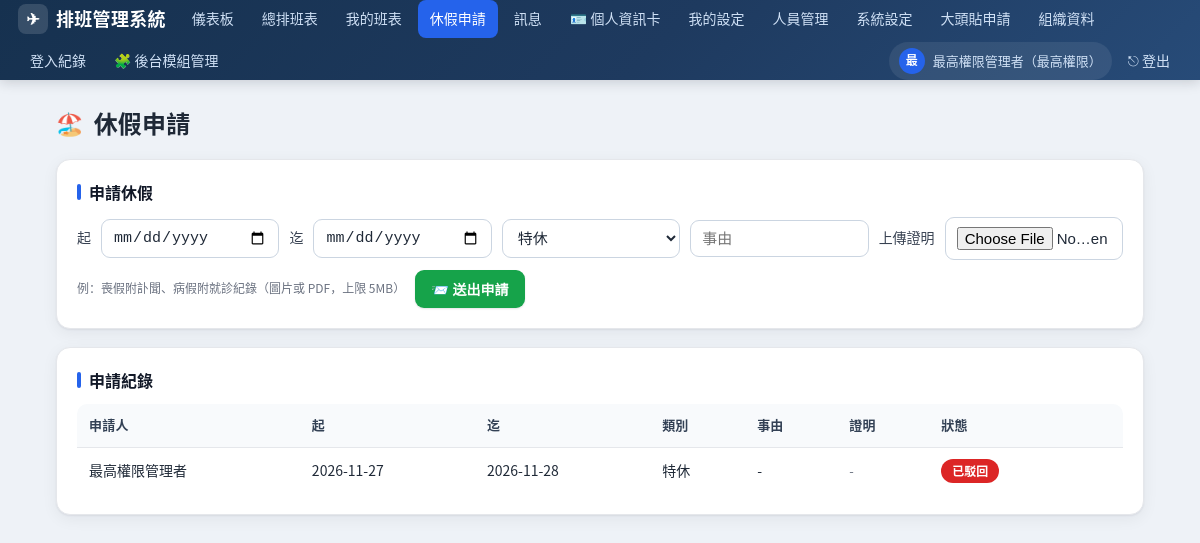
Screenshot of /leave (signed in) with the database file from the repository.
### tables this page shows
CREATE TABLE settings (
    key TEXT PRIMARY KEY,
    value TEXT
);

CREATE TABLE users (
    id INTEGER PRIMARY KEY AUTOINCREMENT,
    username TEXT UNIQUE NOT NULL,
    password_hash TEXT NOT NULL,
    full_name TEXT NOT NULL,
    role TEXT NOT NULL CHECK(role IN ('superadmin','admin','staff')),
    employee_no TEXT,
    department TEXT,
    active INTEGER DEFAULT 1,
    created_at TEXT DEFAULT (datetime('now'))
, unit TEXT, duty TEXT, job_title TEXT, hire_date TEXT, avatar TEXT, avatar_unlocked INTEGER DEFAULT 0, avatar_pending INTEGER DEFAULT 0);

CREATE TABLE leave_requests (
    id INTEGER PRIMARY KEY AUTOINCREMENT,
    user_id INTEGER NOT NULL REFERENCES users(id),
    start_date TEXT NOT NULL,
    end_date TEXT NOT NULL,
    leave_type TEXT NOT NULL,
    reason TEXT,
    status TEXT DEFAULT 'pending' CHECK(status IN ('pending','approved','rejected')),
    reviewed_by INTEGER REFERENCES users(id),
    reviewed_at TEXT,
    created_at TEXT DEFAULT (datetime('now'))
, attachment TEXT);

### app.py (the view)
@app.route("/leave")
@login_required()
def leave():
    db = get_db()
    if session["role"] in ("admin", "superadmin"):
        rows = db.execute(
            """SELECT l.*, u.full_name FROM leave_requests l
               JOIN users u ON u.id=l.user_id ORDER BY l.created_at DESC""").fetchall()
    else:
        rows = db.execute(
            """SELECT l.*, u.full_name FROM leave_requests l
               JOIN users u ON u.id=l.user_id WHERE l.user_id=? ORDER BY l.created_at DESC""",
            (session["user_id"],)).fetchall()
    db.close()
    return render_template("leave.html", leaves=rows)

### app.py (called while the page is built)
def login_required(role=None):
    def deco(fn):
        @wraps(fn)
        def wrapper(*a, **kw):
            if "user_id" not in session:
                return redirect(url_for("login"))
            if role:
                allowed = role if isinstance(role, (list, tuple)) else [role]
                if session.get("role") not in allowed:
                    flash(t("need_admin", session.get("lang", "zh")), "warning")
                    return redirect(url_for("index"))
            return fn(*a, **kw)
        return wrapper
    return deco

@app.before_request
def _ensure_db():
    if not hasattr(app, "_db_ready"):
        init_db()
        app._db_ready = True

### i18n.py (called while the page is built)
def t(key, lang="zh"):
    entry = I18N.get(key)
    if not entry:
        return key
    return entry.get(lang) or entry.get("zh") or key

### models.py (called while the page is built)
def get_db():
    conn = sqlite3.connect(DB_PATH)
    conn.row_factory = sqlite3.Row
    conn.execute("PRAGMA foreign_keys = ON")
    return conn

def get_setting(key, default=None):
    conn = get_db()
    row = conn.execute("SELECT value FROM settings WHERE key=?", (key,)).fetchone()
    conn.close()
    return row["value"] if row else default

def get_module_names():
    result = {}
    for key, default in MODULE_LABELS.items():
        result[key] = get_setting("module_name:" + key, default)
    return result

### templates/leave.html (shortened to what this page needs)
{% extends "base.html" %}
{% block content %}
<div class="page-head"><h1><span class="ico">🏖️</span>{{ T('leave') }}</h1></div>
<div class="card">
  <h2>{{ T('apply_leave') }}</h2>
  <form method="post" action="{{ url_for('leave_apply') }}" enctype="multipart/form-data" class="form-row">
    <label>{{ T('from') }}</label><input type="date" name="start_date" required>
    <label>{{ T('to') }}</label><input type="date" name="end_date" required>
    <select name="leave_type">
      <option value="特休">{{ T('lt_special') }}</option>
    </select>
    <input name="reason" placeholder="{{ T('reason') }}">
    <label>{{ T('upload_proof') }}</label>
    <input type="file" name="attachment" accept=".png,.jpg,.jpeg,.gif,.webp,.pdf">
    <span class="muted" style="font-size:12px;">{{ T('proof_hint') }}</span>
    <button class="btn btn-green" type="submit">📨 {{ T('submit') }}</button>
  </form>
</div>
<div class="card">
  <h2>{{ T('records') }}</h2>
  <div class="table-wrap">
  <table>
    <thead><tr><th>{{ T('applicant') }}</th><th>{{ T('from') }}</th><th>{{ T('to') }}</th><th>{{ T('leave_type') }}</th><th>{{ T('reason') }}</th><th>{{ T('proof') }}</th><th>{{ T('status') }}</th><th></th></tr></thead>
    <tbody>
    {% for l in leaves %}
    <tr>
      <td>{{ l.full_name }}</td>
      <td>{{ l.start_date }}</td>
      <td>{{ l.end_date }}</td>
      <td>{{ l.leave_type }}</td>
      <td>{{ l.reason or '-' }}</td>
      <td>
        {% if l.attachment %}
        <a href="{{ url_for('leave_attachment', fname=l.attachment) }}" target="_blank" class="btn btn-blue btn-sm">📎 {{ T('view_proof') }}</a>
        {% else %}<span class="muted">-</span>{% endif %}
      </td>
      <td>
        {% if l.status=='pending' %}<span class="badge" style="background:#f59e0b">{{ T('lv_pending') }}</span>
        {% elif l.status=='approved' %}<span class="badge" style="background:#16a34a">{{ T('lv_approved') }}</span>
        {% else %}<span class="badge" style="background:#dc2626">{{ T('lv_rejected') }}</span>{% endif %}
      </td>
      <td style="white-space:nowrap;">
      </td>
    </tr>
    {% endfor %}
    </tbody>
  </table>
  </div>
</div>
{% endblock %}

### templates/base.html (shortened to what this page needs)
<!doctype html>
<html lang="{{ lang }}">
<head>
</head>
<body>
  <nav>
    <span class="brand"><span class="logo">✈</span>{{ site_name }}</span>
    {% set ep = request.endpoint or '' %}
    <a class="navlink {{ 'active' if ep=='index' }}" href="{{ url_for('index') }}">{{ module_names['nav_dashboard'] }}</a>
    <a class="navlink {{ 'active' if ep=='schedule' }}" href="{{ url_for('schedule') }}">{{ module_names['nav_schedule'] }}</a>
    <a class="navlink {{ 'active' if ep=='my_schedule' }}" href="{{ url_for('my_schedule') }}">{{ module_names['nav_mine'] }}</a>
    <a class="navlink {{ 'active' if ep in ('leave','leave_apply','leave_review') }}" href="{{ url_for('leave') }}">{{ module_names['nav_leave'] }}</a>
    <a class="navlink {{ 'active' if ep in ('messages','messages_send','messages_read') }}" href="{{ url_for('messages') }}">{{ module_names['nav_messages'] }}{% if unread_count %}<span class="badge">{{ unread_count }}</span>{% endif %}</a>
    <a class="navlink {{ 'active' if ep in ('profile',) }}" href="{{ url_for('profile') }}">🪪 {{ module_names['nav_profile'] }}</a>
    <a class="navlink {{ 'active' if ep=='my_settings' }}" href="{{ url_for('my_settings') }}">{{ module_names['nav_my_settings'] }}</a>
    {% if is_admin %}
      <a class="navlink {{ 'active' if ep in ('users','users_add','users_toggle','users_reset_pw','users_set_role') }}" href="{{ url_for('users') }}">{{ module_names['nav_users'] }}</a>
      <a class="navlink {{ 'active' if ep=='settings' }}" href="{{ url_for('settings') }}">{{ module_names['nav_settings'] }}</a>
      <a class="navlink {{ 'active' if ep in ('avatar_requests','avatar_review') }}" href="{{ url_for('avatar_requests') }}">{{ T('avatar_requests') }}</a>
    {% endif %}
    {% if is_super %}
      <a class="navlink {{ 'active' if ep in ('org','org_add','org_delete') }}" href="{{ url_for('org') }}">{{ T('org_data') }}</a>
      <a class="navlink {{ 'active' if ep=='login_logs' }}" href="{{ url_for('login_logs') }}">{{ module_names['nav_logs'] }}</a>
      <a class="navlink {{ 'active' if ep in ('admin_modules',) }}" href="{{ url_for('admin_modules') }}">🧩 {{ T('nav_modules') }}</a>
    {% endif %}
    <a class="who" href="{{ url_for('profile') }}" title="{{ T('profile') }}">
      <span class="avatar">{{ (session.get('full_name') or '?')[0] }}</span>
      <span class="who-name">{{ session.get('full_name') }}（{{ T('role_super') if session.get('role')=='superadmin' else (T('role_admin') if session.get('role')=='admin' else T('role_staff')) }}）</span>
    </a>
    <a class="logout" href="{{ url_for('logout') }}">⎋ {{ T('nav_logout') }}</a>
  </nav>
  <div class="container">
    {% block content %}{% endblock %}
  </div>
</body>
</html>

### templates/base.html (style rules this page uses)
:root { --primary:#1e3a5f; --primary-2:#2d4a73; --accent:#2563eb; --accent-2:#1d4ed8; --bg:#eef2f7; --surface:#ffffff; --text:#1f2937; --muted:#6b7280; --border:#e5e7eb; --radius:14px; --radius-sm:9px; --shadow:0 1px 2px rgba(16,24,40,.06), 0 4px 16px rgba(16,24,40,.06); --shadow-hover:0 4px 8px rgba(16,24,40,.08), 0 12px 28px rgba(16,24,40,.10); --green:#16a34a; --red:#dc2626; --amber:#f59e0b; --gray:#6b7280; }
* { box-sizing:border-box; }
html { -webkit-text-size-adjust:100%; }
body { font-family:"Noto Sans CJK TC","Noto Sans JP","PingFang TC","Hiragino Sans", "Microsoft JhengHei",sans-serif; margin:0; background:var(--bg); color:var(--text); font-size:15px; line-height:1.55; -webkit-font-smoothing:antialiased; }
a { color:var(--accent); }
nav { background:linear-gradient(135deg,#16314f 0%,#1e3a5f 55%,#274b78 100%); color:#fff; padding:0 18px; display:flex; align-items:center; gap:4px; flex-wrap:wrap; min-height:58px; position:sticky; top:0; z-index:50; box-shadow:0 2px 12px rgba(16,24,40,.18); }
nav .brand { font-size:18px; font-weight:800; letter-spacing:.3px; display:flex; align-items:center; gap:8px; margin-right:10px; white-space:nowrap; }
nav .brand .logo { display:inline-flex; align-items:center; justify-content:center; width:30px; height:30px; border-radius:8px; background:rgba(255,255,255,.14); font-size:16px; }
nav a.navlink { color:#cfe0f5; text-decoration:none; padding:8px 12px; border-radius:8px; font-size:14px; font-weight:500; transition:background .15s, color .15s; white-space:nowrap; }
nav a.navlink.active { background:var(--accent); color:#fff; }
nav .who { font-size:13px; color:#cfe0f5; display:flex; align-items:center; gap:8px; padding:6px 10px; border-radius:999px; text-decoration:none; background:rgba(255,255,255,.08); }
nav .who .avatar { width:26px; height:26px; border-radius:50%; object-fit:cover; background:var(--accent); color:#fff; display:inline-flex; align-items:center; justify-content:center; font-size:12px; font-weight:700; }
nav a.logout { color:#cfe0f5; text-decoration:none; padding:8px 12px; border-radius:8px; font-size:14px; transition:background .15s; }
.container { max-width:1120px; margin:24px auto; padding:0 16px; }
.page-head { display:flex; align-items:center; justify-content:space-between; gap:12px; flex-wrap:wrap; margin-bottom:18px; }
h1 { font-size:24px; font-weight:800; margin:0; letter-spacing:.2px; display:flex; align-items:center; gap:10px; }
h1 .ico { font-size:22px; }
h2 { font-size:16px; font-weight:700; margin:0 0 12px; color:#111827; display:flex; align-items:center; gap:8px; }
h2::before { content:""; width:4px; height:16px; border-radius:2px; background:var(--accent); display:inline-block; }
.card { background:var(--surface); border:1px solid var(--border); border-radius:var(--radius); padding:20px; margin-bottom:18px; box-shadow:var(--shadow); transition:box-shadow .2s; }
.table-wrap { overflow-x:auto; -webkit-overflow-scrolling:touch; border-radius:10px; }
table { width:100%; border-collapse:collapse; min-width:520px; font-size:14px; }
th,td { padding:11px 12px; border-bottom:1px solid var(--border); text-align:left; }
th { background:#f8fafc; font-weight:700; color:#334155; white-space:nowrap; font-size:13px; text-transform:none; letter-spacing:.2px; }
tbody tr { transition:background .12s; }
tbody tr:last-child td { border-bottom:none; }
.badge { display:inline-flex; align-items:center; gap:4px; padding:3px 11px; border-radius:999px; color:#fff; font-size:12px; font-weight:600; white-space:nowrap; }
.btn { display:inline-flex; align-items:center; justify-content:center; gap:6px; padding:9px 16px; border:none; border-radius:var(--radius-sm); cursor:pointer; text-decoration:none; font-size:14px; font-weight:600; color:#fff; transition:transform .12s, box-shadow .15s, filter .15s; box-shadow:0 1px 2px rgba(16,24,40,.12); }
.btn-green { background:var(--green); }
input,select { padding:9px 11px; border:1px solid #cbd5e1; border-radius:var(--radius-sm); font-size:15px; max-width:100%; background:#fff; color:var(--text); transition:border-color .15s, box-shadow .15s; }
.form-row { display:flex; gap:10px; flex-wrap:wrap; align-items:center; }
.form-row input, .form-row select { flex:1 1 150px; min-width:130px; }
label { font-size:14px; font-weight:500; color:#374151; }
.muted { color:var(--muted); font-size:13px; }

### rows the page displays
settings: value "排班管理系統"
settings: nav_dashboard "儀表板"
settings: nav_schedule "總排班表"
settings: nav_mine "我的班表"
settings: nav_leave "休假申請", value "休假申請"
settings: nav_messages "訊息"
settings: nav_profile "個人資訊卡"
settings: nav_my_settings "我的設定"
settings: nav_users "人員管理"
settings: nav_settings "系統設定"
settings: nav_logs "登入紀錄"
users: get "最高權限管理者"
leave_requests: full_name "最高權限管理者", start_date "2026-11-27", end_date "2026-11-28", leave_type "特休", reason "-", T "已駁回"

### other values shown
{{ T('avatar_requests') }} "大頭貼申請"
{{ T('org_data') }} "組織資料"
{{ T('nav_modules') }} "後台模組管理"
{{ (session.get('full_name') or '?')[0] }} "最"
{{ T('nav_logout') }} "登出"
{{ T('apply_leave') }} "申請休假"
{{ T('from') }} "起"
{{ T('to') }} "迄"
{{ T('upload_proof') }} "上傳證明"
{{ T('proof_hint') }} "例：喪假附訃聞、病假附就診紀錄（圖片或 PDF，上限 5MB）"
{{ T('submit') }} "送出申請"
{{ T('records') }} "申請紀錄"
{{ T('applicant') }} "申請人"
{{ T('leave_type') }} "類別"
{{ T('reason') }} "事由"
